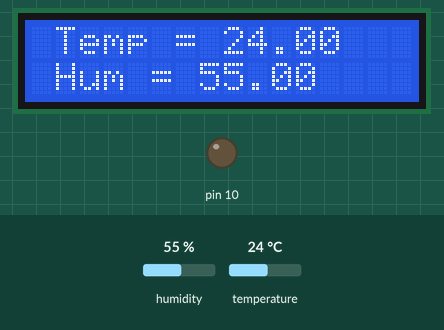
Simulated run of this sketch. Board: Arduino Uno, built with avr-gcc and run on an emulated ATmega328P. Shown: 16×2 character LCD, output pins drawn as LEDs (lit = HIGH). Inputs (shaded band) come from the test bench; at power-on: humidity 55 %, temperature 24 °C. The local clock reads 2024-03-15 10:24:30 at power-on unless the sketch sets it; storage starts empty; what the sketch prints to the serial monitor is not drawn.

Above: at 3.3 s.
3.4 s: humidity set to 22 %
At 5.5 s:
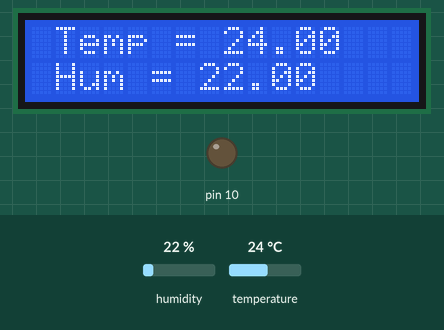
6.6 s: temperature set to 12 °C
At 10.5 s:
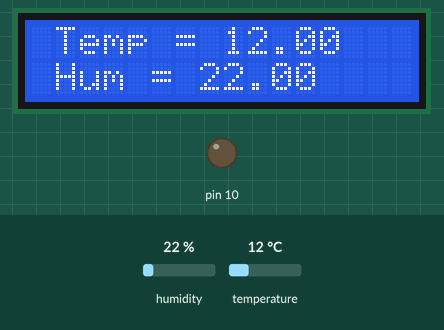
11.6 s: humidity set to 40 %
At 15.5 s:
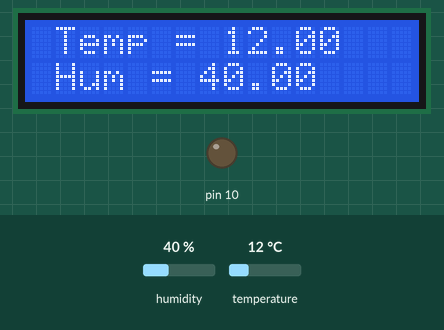
16.6 s: temperature set to 19 °C
At 20.5 s:
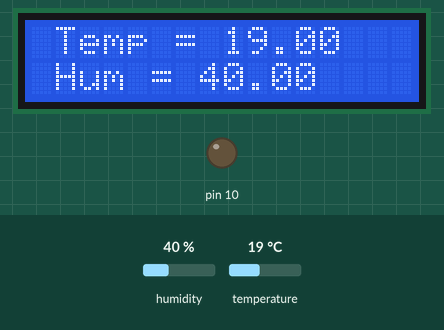
Timing chart, 0 to 22.0 s (numbered marks = the images above; inputs shaded):
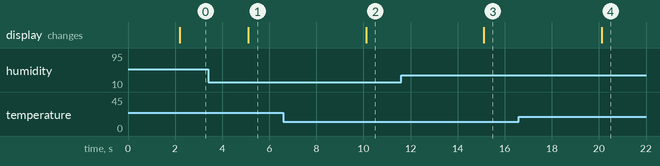

Measured:
- after the input at 3.4 s, the display: changes after 1.7 s (image 1)
- after the input at 6.6 s, the display: changes after 3.5 s (image 2)
- after the input at 11.6 s, the display: changes after 3.5 s (image 3)
- after the input at 16.6 s, the display: changes after 3.5 s (image 4)

The sketch:

HTU21DFtestLCD_SD1.ino
```cpp
/***************************************************
  This is an example code for the HTU21D-F Humidity & Temp Sensor + LCD screen

   Provided by Mizuho Nita (Virginia Polytech Institute and State Univ.)
  This is a compilation of several sketches for:

  The HTU21D-F sensor from Adafruit
  (https://www.adafruit.com/products/1899)

  The LCD screen has a LCD backpack
  MCP23008 I2C expander
  (https://learn.adafruit.com/i2c-spi-lcd-backpack)

   Adafruit Assembled Data Logging shield for Arduino
  https://www.adafruit.com/products/1141?gclid=CNrA1bL2r9ACFRZMDQod_6oBrQ

  You are free to use, modify, and/or distribute this sketch.

  These displays use I2C to communicate, 2 pins (A5 and A4 on UNO) are required to
  interface

    The circuit:
 HTU21D-F sensor
 * 5V to Arduino 5V pin
 * GND to Arduino GND pin
 * CLK to Analog #5
 * DAT to Analog #4
MCP23008 I2C expander (backpack)
 * Connect Vin to 3-5VDC
 * Connect GND to ground
 * Connect SCL to I2C clock pin (A5 on UNO)
 * Connect SDA to I2C data pin (A4 on UNO)

Note: i2C can share multiple inputs/outputs!!!
 ****************************************************/

// Call necessary libraries
// Wire = i2C library
#include "Wire.h" // for i2C
#include "SD.h" // for card
#include "SPI.h"
#include "RTClib.h" // for real time clock
#include "Adafruit_HTU21DF.h" // for Temp/RH sensor
#include "Adafruit_LiquidCrystal.h" // For LCD
//#include <LiquidCrystal.h> // don't need t

// A simple data logger for the Arduino analog pins
// how many milliseconds between grabbing data and logging it. 1000 ms is once a second
#define LOG_INTERVAL 5000 // mills between entries (reduce to take more/faster data)

// how many milliseconds before writing the logged data permanently to disk
// set it to the LOG_INTERVAL to write each time (safest)
// set it to 10*LOG_INTERVAL to write all data every 10 datareads, you could lose up to
// the last 10 reads if power is lost but it uses less power and is much faster!
#define SYNC_INTERVAL 10000 // mills between calls to flush() - to write data to the card
uint32_t syncTime = 0; // time of last sync()
#define ECHO_TO_SERIAL 1 // echo data to serial port
#define WAIT_TO_START 0 // Wait for serial input in setup()

RTC_DS1307 RTC; // define the Real Time Clock object
// Connect via i2c, default address #0 (A0-A2 not jumpered)
Adafruit_LiquidCrystal lcd(0);
Adafruit_HTU21DF htu = Adafruit_HTU21DF();

// for the data logging shield, we use digital pin 10 for the SD cs line
const int chipSelect = 10;

// the logging file
File logfile;
void error(char *str)
{
  Serial.print("error: ");
  Serial.println(str);
      lcd.setBacklight(HIGH);
      lcd.clear();
      lcd.setCursor(1,0);
      lcd.print("Error: ");
      lcd.setCursor(1,1);
      lcd.print(str);
      delay(2000);
  while(1);
}


void setup()
{
  // initialize the serial communications:
  Serial.begin(9600);
  // Set up for serial monitor:
  Serial.println("RH measurement with HTU21D-F");
  // set up the LCD's number of rows and columns:
  lcd.begin(16, 2);
  // Sensor error:
  if (!htu.begin())
    {
    Serial.println("Couldn't find sensor!");
    while (1);
    }

  // initialize the SD card
  Serial.print("Initializing SD card...");
  // make sure that the default chip select pin is set to
  // output, even if you don't use it:
  pinMode(10, OUTPUT);

  // see if the card is present and can be initialized:
  if (!SD.begin(chipSelect))
    {
    error("Card failed, or not present");
    // don't do anything more:
    }
  Serial.println("card initialized.");

  // create a new file
  char filename[] = "LOGGER00.CSV";
  for (uint8_t i = 0; i < 100; i++)
  {
    filename[6] = i/10 + '0';
    filename[7] = i%10 + '0';
    if (! SD.exists(filename))
    {
      // only open a new file if it doesn't exist
      logfile = SD.open(filename, FILE_WRITE);
      break; // leave the loop!
    }
  }

  if (! logfile)
  {
    error("couldnt create file");
  }
  Serial.print("Logging to: ");
  Serial.println(filename);
      // Then print in the LCD display
      lcd.setBacklight(HIGH);
      lcd.clear();
      lcd.setCursor(1,0);
      lcd.print("Logging to: ");
      lcd.setCursor(1,1);
      lcd.print(filename);
      delay(2000);

 // connect to RTC
  Wire.begin();
    RTC.begin();
      if (!RTC.begin())
          {
              logfile.println("RTC failed");

      #if ECHO_TO_SERIAL
              Serial.println("RTC failed");
      #endif //ECHO_TO_SERIAL
          }

    logfile.println("millis,datetime,t1,h1");
    #if ECHO_TO_SERIAL
      Serial.println("millis,datetime,t1,h1");
    #endif //ECHO_TO_SERIAL
}

void loop()
{

  /*
  Serial.print("Temp: "); Serial.print(htu.readTemperature());
  Serial.print("\t\tHum: "); Serial.println(htu.readHumidity());
  delay(5000);
  */

// LCD Display

  lcd.setBacklight(HIGH);
  lcd.clear();
    lcd.setCursor(1,1);
      lcd.print("Hum = "); lcd.print(htu.readHumidity());
    lcd.setCursor(1,0);
      lcd.print("Temp = "); lcd.print(htu.readTemperature());

DateTime now;

  // delay for the amount of time we want between readings
  delay((LOG_INTERVAL -1) - (millis() % LOG_INTERVAL));
  // digitalWrite(greenLEDpin, HIGH);

  // log milliseconds since starting
  uint32_t m = millis();
  logfile.print(m); // milliseconds since start
  logfile.print(", ");

  #if ECHO_TO_SERIAL
    Serial.print(m); // milliseconds since start
    Serial.print(", ");
  #endif

  // fetch the time
  now = RTC.now();

  // log time
  //logfile.print(now.unixtime()); // seconds since 1/1/1970
  //logfile.print(", ");
  logfile.print('"');
  logfile.print(now.year(), DEC);
  logfile.print("/");
  logfile.print(now.month(), DEC);
  logfile.print("/");
  logfile.print(now.day(), DEC);
  logfile.print(" ");
  logfile.print(now.hour(), DEC);
  logfile.print(":");
  logfile.print(now.minute(), DEC);
  logfile.print(":");
  logfile.print(now.second(), DEC);
  logfile.print('"');

  #if ECHO_TO_SERIAL
    //Serial.print(now.unixtime()); // seconds since 1/1/1970
    //Serial.print(", ");
    Serial.print('"');
    Serial.print(now.year(), DEC);
    Serial.print("/");
    Serial.print(now.month(), DEC);
    Serial.print("/");
    Serial.print(now.day(), DEC);
    Serial.print(" ");
    Serial.print(now.hour(), DEC);
    Serial.print(":");
    Serial.print(now.minute(), DEC);
    Serial.print(":");
    Serial.print(now.second(), DEC);
    Serial.print('"');
  #endif //ECHO_TO_SERIAL

  // Sensors sensor
  float h1 = htu.readHumidity();
  // Read temperature as Celsius
  float t1 = htu.readTemperature();

  // store into SD card
  logfile.print(", ");
  logfile.print(t1);
  logfile.print(", ");
  logfile.println(h1); //ln to change line

    #if ECHO_TO_SERIAL
    Serial.print(", Temp = ");
    Serial.print(t1);
    Serial.print(", RH = ");
    Serial.println(h1);
    #endif //ECHO_TO_SERIAL

    logfile.flush(); // to save file each time
}
```
